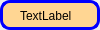
<?xml version="1.0" encoding="UTF-8"?>
<ui version="4.0">
 <class>ItemWidget</class>
 <widget class="QWidget" name="ItemWidget">
  <property name="geometry">
   <rect>
    <x>0</x>
    <y>0</y>
    <width>100</width>
    <height>30</height>
   </rect>
  </property>
  <property name="sizePolicy">
   <sizepolicy hsizetype="Preferred" vsizetype="Fixed">
    <horstretch>0</horstretch>
    <verstretch>0</verstretch>
   </sizepolicy>
  </property>
  <property name="minimumSize">
   <size>
    <width>0</width>
    <height>30</height>
   </size>
  </property>
  <property name="maximumSize">
   <size>
    <width>16777215</width>
    <height>30</height>
   </size>
  </property>
  <property name="windowTitle">
   <string>Form</string>
  </property>
  <property name="styleSheet">
   <string notr="true">QWidget#widget{
border:3px solid blue;
background-color: rgb(255, 214, 147);
border-radius:10px;
}</string>
  </property>
  <layout class="QHBoxLayout" name="horizontalLayout">
   <property name="spacing">
    <number>0</number>
   </property>
   <property name="leftMargin">
    <number>0</number>
   </property>
   <property name="topMargin">
    <number>0</number>
   </property>
   <property name="rightMargin">
    <number>0</number>
   </property>
   <property name="bottomMargin">
    <number>0</number>
   </property>
   <item>
    <widget class="QWidget" name="widget" native="true">
     <widget class="QLabel" name="label">
      <property name="geometry">
       <rect>
        <x>20</x>
        <y>10</y>
        <width>54</width>
        <height>12</height>
       </rect>
      </property>
      <property name="text">
       <string>TextLabel</string>
      </property>
     </widget>
    </widget>
   </item>
  </layout>
 </widget>
 <resources/>
 <connections/>
</ui>
